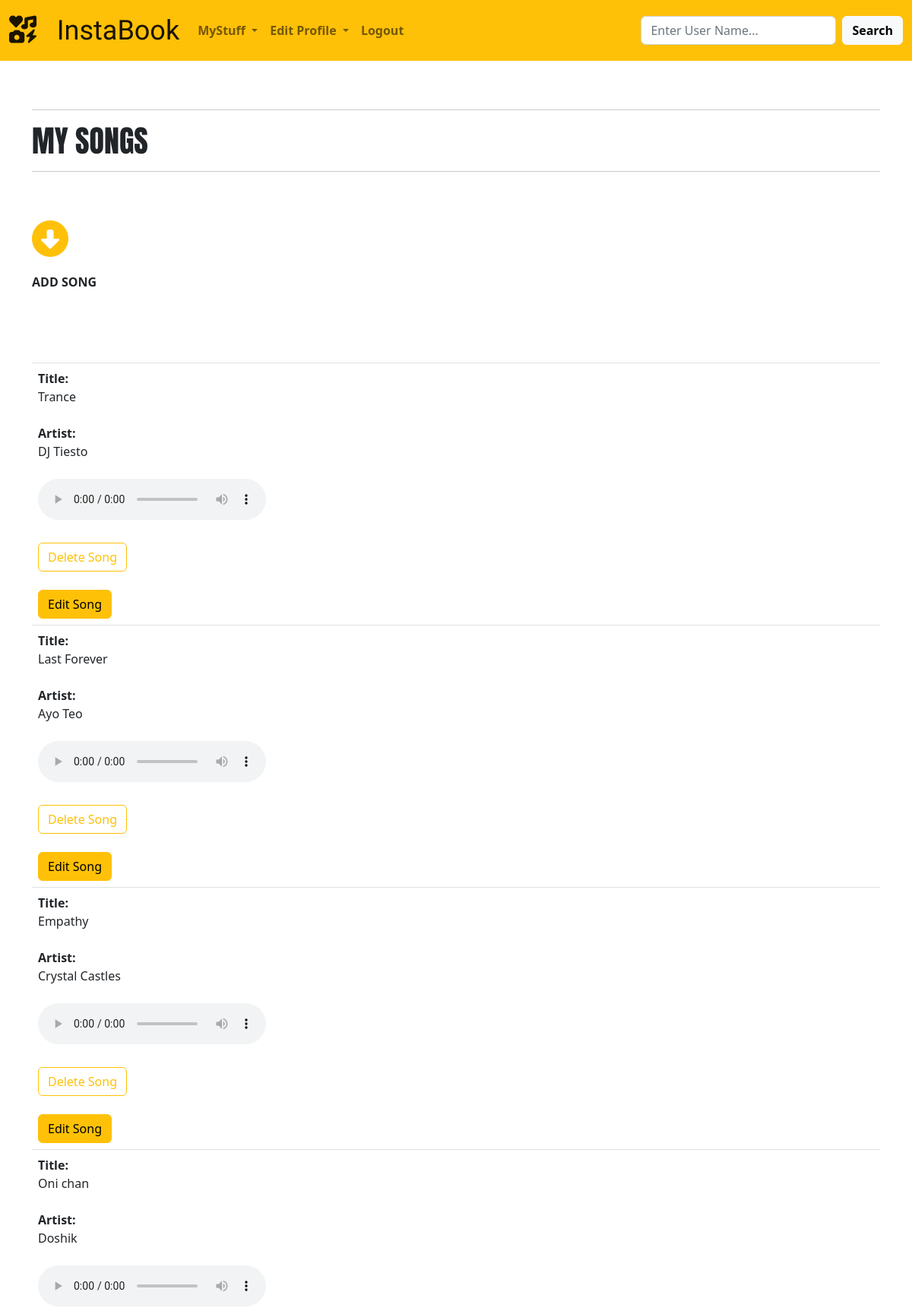
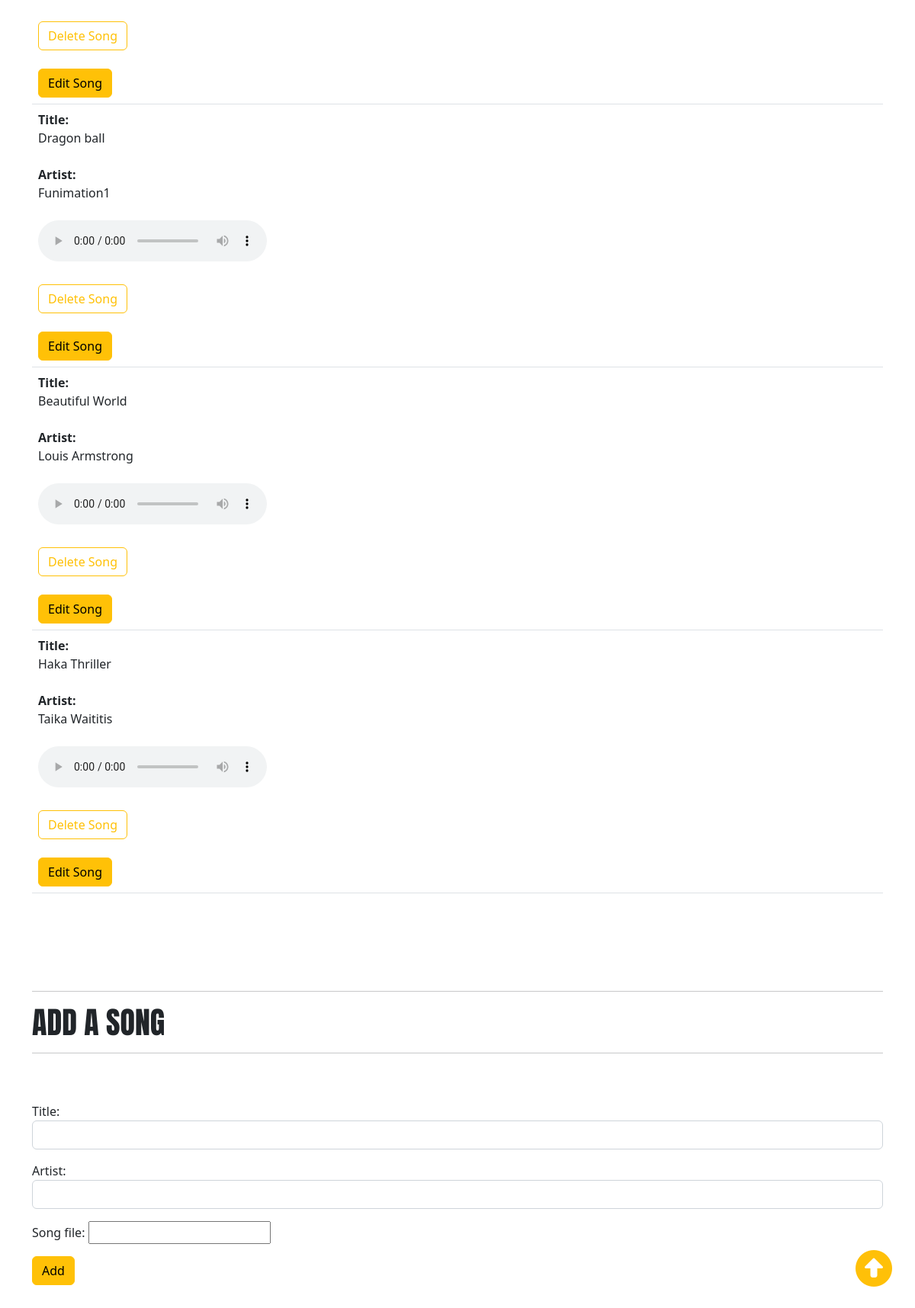
The page /add_song (signed in) on the database its author committed (2 pictures, top to bottom).
### mypics/models.py (models this page shows, shortened)
class Song(models.Model):
    title = models.CharField(max_length=120)
    artist = models.CharField(max_length=120)
    author = models.CharField(max_length=120)
    connected_user = models.ForeignKey(User, default=1, on_delete=models.CASCADE,related_name="+")
    song_file = CloudinaryField(resource_type='video')

### mypics/views.py (the view)
# urls.py: path('add_song',views.add_song,name='add_song'),
def add_song(request):
    show_table = False
    total_loops = 0
    current_user = str(request.user).lower()
    entries = Song.objects.all()
    if request.method == 'POST':
        form = SongForm(request.POST, request.FILES)
        if form.is_valid():
            post = form.save(commit=False)
            post.author = str(request.user).lower()
            post.connected_user = User.objects.get(username=request.user)
            form.save()
            messages.success(request, ('Song added!'))
            show_table = True
            form = SongForm()
            return render(request, 'add_song.html', {
                'form': form,
                'entries': entries,
                'current_user': current_user,
                'total_loops': total_loops,
                'show_table': show_table,
            })
        else:
            messages.success(request, ('Error adding song!!!'))
            form = SongForm()
            for entry in entries:
                if current_user == entry.author:
                    show_table = True
                    break
            return render(request, 'add_song.html', {
                'form': form,
                'entries': entries,
                'current_user': current_user,
                'total_loops': total_loops,
                'show_table': show_table,
            })
    else:
        form = SongForm()
        for entry in entries:
            if current_user == entry.author:
                show_table = True
                break
    return render(request, 'add_song.html', {
        'form': form,
        'entries': entries,
        'current_user': current_user,
        'total_loops': total_loops,
        'show_table': show_table,
    })

### mypics/forms.py
class SongForm(ModelForm):
    class Meta:
        model = Song
        fields = "__all__"
        exclude = ('author','connected_user')
        widgets = {
            'title':forms.TextInput(attrs={'class':'form-control'}),
            'artist':forms.TextInput(attrs={'class':'form-control'}),
        }

### mypics/templates/add_song.html (shortened to what this page needs)
{%extends 'base.html'%}
{% block content%}
    {%if user.is_authenticated %}
<hr/>
                <h1>MY SONGS</h1>
<hr/>
                <br>
                <br>
                <span id='clickableAwesomeFont'><i id = 'changing-icon' class="fa-solid fa-circle-down fa-3x" style="color:#ffc008"></i>
                </span><span id='to-top'><i id = 'changing-icon2' class="fa-solid fa-circle-up fa-3x" style="color:#ffc008"></i>
                </span>
                <br><br><h6><b>ADD SONG</b></h6>
                <br>
                    {%if show_table %}
                       <br>
                        <br>
                    <table class="table">
                    <thead class="thead-dark">
                    <tr>
                      <th scope="col"></th>
                    </tr>
                  </thead>
                  <tbody>
                      {%for entry in entries%}
                          {%if current_user == entry.author %}
                          <tr>
                              <td style="word-break:break-all;"><b>Title:</b><br>
                                  {{entry.title}}
                                  <br>
                                  <br>
                                  <b>Artist:</b>
                                  <br>
                                  {{entry.artist}}
                                    <br><br>
                                  <audio id ='my-audio{{entry.id}}' controls style="width: 300px;">
                                    <source src="{{entry.song_file.url}}" type="audio/mp3">
                                    </audio>
                                  <br>
                                  <br>
                                  <button type="button" class="btn btn-outline-warning" data-toggle="modal" data-target="#{{entry.id}}">
                            Delete Song
                                  </button>
                                  <br><br>
                          <a  href="{%url 'edit_song' entry.id%}" class="btn btn-warning">Edit Song</a>
                              </td>
                          </tr>
                          {%endif%}
                      {%endfor%}
                  </tbody>
                </table>
                  {%endif%}
                <br>
                <br>
<br>
<br>
<hr/>
                <h1 id="scroll-location">ADD A SONG</h1>
<hr/>
                <br>
                <br>
                <form action="{%url 'add_song'%}" method="POST" enctype="multipart/form-data">
                    {{form.as_p}}
                    <button type="submit" class="btn btn-warning">Add</button>
                    <br>
                    <br>
                    <br>
                    <br>
                </form>
{%else%}
    <h2>You must be logged in to view this page.</h2>
{%endif%}
{%endblock%}

### mypics/templates/base.html (shortened to what this page needs)
<!doctype html>
<html lang="en">
  <head>
    <link href="https://cdn.jsdelivr.net/npm/bootstrap@5.2.0/dist/css/bootstrap.min.css" rel="stylesheet">
  </head>
  <body>
  <nav class="navbar navbar-expand-lg navbar-light" style="background-color: #ffc008;">
  <div class="container-fluid">
    <a id="site-name" class="navbar-brand" href="{% url 'home' %}"><span><i class="fa-sharp fa-solid fa-icons"></i></span>&nbsp&nbsp&nbspInstaBook</a>
    <div class="collapse navbar-collapse" id="navbarSupportedContent">
      <ul class="navbar-nav me-auto mb-2 mb-lg-0">
        {%if user.is_authenticated %}
                      <li class="nav-item dropdown">
                        <a class="nav-link dropdown-toggle" href="#" role="button" data-bs-toggle="dropdown" aria-expanded="false">
                          <b>MyStuff</b>
                        </a>
                      </li>
                      <li class="nav-item dropdown">
                        <a class="nav-link dropdown-toggle" href="#" role="button" data-bs-toggle="dropdown" aria-expanded="false">
                          <b>Edit Profile</b>
                        </a>
                      </li>
                      <li class="nav-item">
                        <a class="nav-link" data-toggle="modal" data-target="#logout{{user.id}}"><b>Logout</b></a>
                      </li>
          {%endif%}
      </ul>
        {%if user.is_authenticated %}
        <form class="d-flex" role="search" method = 'POST' action="{%url 'search'%}">
          <input id ='my_query' name="my_query" class="form-control me-2" type="search" placeholder="Enter User Name..." aria-label="Search">
        <button class="btn btn-light" type="submit"><b>Search</b></button>
      </form>
        {%endif%}
    </div>
  </div>
</nav>
<div class="container">
  <br>
<br>
{% block content %}
{%endblock%}
 </div>
  </body>
</html>

### mypics/templates/base.html (style rules this page uses)
#site-name { font-family:'Lobster'; font-size: 36px; }
h1,h5,h3 { font-family:'Anton'; }
li { cursor: pointer; }
a { text-decoration: none; }
a:link { text-decoration: none; }

### mypics/templates/add_song.html (style rules this page uses)
#clickableAwesomeFont { cursor: pointer; }
#to-top { cursor: pointer; position: fixed; right: 2.5%; bottom: 2%; }

### rows shown on the page
Song: title "Trance", artist "DJ Tiesto"
Song: title "Last Forever", artist "Ayo Teo"
Song: title "Empathy", artist "Crystal Castles"
Song: title "Oni chan", artist "Doshik"
Song: title "Dragon ball", artist "Funimation1"
Song: title "Beautiful World", artist "Louis Armstrong"
Song: title "Haka Thriller", artist "Taika Waititis"
